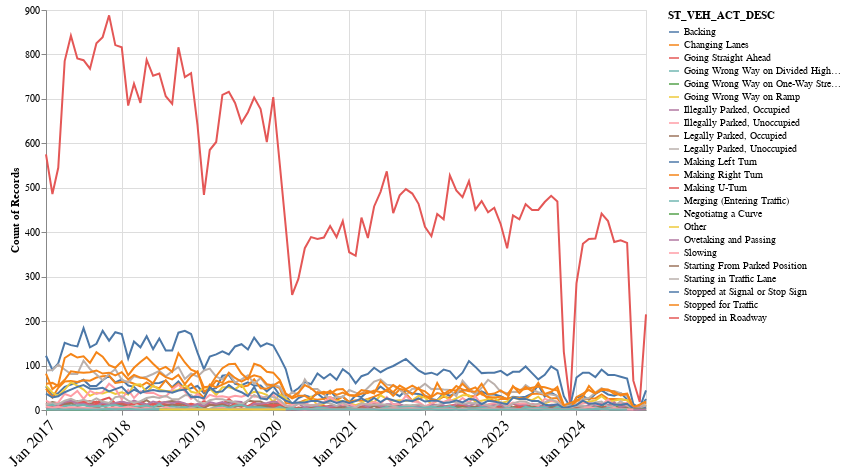

The cell this chart's notebook holds for it:
### Code cell
alt.Chart(subset_collisions_df_2019_2024).mark_line().encode(
    x=alt.X(
        "yearmonth(date):T",
        axis=alt.Axis(title=None, labelAngle=-45, labelFontSize=16),
    ),
    y=alt.Y("count():Q"),
    color=alt.Color(
        "ST_VEH_ACT_DESC:N",
        title="ST_VEH_ACT_DESC",
        sort=alt.SortField("ST_VEH_ACT_DESC"),
    ),
).properties(
    width=600,
    height=400,
)

### Figure 1 — Vega specification as saved in the notebook (floating-point values rounded to 4 significant figures; data arrays with more than 128 entries replaced by an {"elided": "..."} marker saying what was removed)
{"$schema": "https://vega.github.io/schema/vega/v5.json", "data": [{"name": "source_0"}, {"name": "data_0", "values": {"elided": "1873 records"}, "transform": [{"type": "formula", "expr": "toDate(datum['yearmonth_date'])", "as": "yearmonth_date"}]}, {"name": "data_0_y_domain___count", "values": [{"min": 1, "max": 888}]}, {"name": "source_0_color_domain_ST_VEH_ACT_DESC", "values": [{"ST_VEH_ACT_DESC": "Going Straight Ahead"}, {"ST_VEH_ACT_DESC": "Stopped at Signal or Stop Sign"}, {"ST_VEH_ACT_DESC": "Making Left Turn"}, {"ST_VEH_ACT_DESC": "Starting From Parked Position"}, {"ST_VEH_ACT_DESC": "Negotiatng a Curve"}, {"ST_VEH_ACT_DESC": "Making U-Turn"}, {"ST_VEH_ACT_DESC": "Changing Lanes"}, {"ST_VEH_ACT_DESC": "Legally Parked, Unoccupied"}, {"ST_VEH_ACT_DESC": "Other"}, {"ST_VEH_ACT_DESC": "Stopped for Traffic"}, {"ST_VEH_ACT_DESC": "Stopped in Roadway"}, {"ST_VEH_ACT_DESC": "Making Right Turn"}, {"ST_VEH_ACT_DESC": "Legally Parked, Occupied"}, {"ST_VEH_ACT_DESC": "Ovetaking and Passing"}, {"ST_VEH_ACT_DESC": "Slowing"}, {"ST_VEH_ACT_DESC": "Starting in Traffic Lane"}, {"ST_VEH_ACT_DESC": "Merging (Entering Traffic)"}, {"ST_VEH_ACT_DESC": "Backing"}, {"ST_VEH_ACT_DESC": "Going Wrong Way on One-Way Street or Road"}, {"ST_VEH_ACT_DESC": "Illegally Parked, Occupied"}, {"ST_VEH_ACT_DESC": "Illegally Parked, Unoccupied"}, {"ST_VEH_ACT_DESC": "Going Wrong Way on Divided Highway"}, {"ST_VEH_ACT_DESC": "Going Wrong Way on Ramp"}]}], "marks": [{"type": "group", "name": "pathgroup", "from": {"facet": {"data": "data_0", "name": "faceted_path_main", "groupby": ["ST_VEH_ACT_DESC"]}}, "encode": {"update": {"width": {"field": {"signal": null, "datum": null, "group": "width", "parent": null}}, "height": {"field": {"signal": null, "datum": null, "group": "height", "parent": null}}}}, "marks": [{"type": "line", "name": "marks", "from": {"data": "faceted_path_main"}, "sort": {"field": "x"}, "encode": {"update": {"defined": {"signal": "isValid(datum[\"yearmonth_date\"]) && isFinite(+datum[\"yearmonth_date\"])"}, "y": {"field": "__count", "scale": "y"}, "stroke": {"field": "ST_VEH_ACT_DESC", "scale": "color"}, "x": {"field": "yearmonth_date", "scale": "x"}}}, "style": ["line"]}]}], "scales": [{"name": "x", "type": "time", "domain": {"data": "data_0", "field": "yearmonth_date"}, "range": [0, {"signal": "width"}]}, {"name": "y", "type": "linear", "domain": [{"signal": "(data(\"data_0_y_domain___count\")[0] || {}).min"}, {"signal": "(data(\"data_0_y_domain___count\")[0] || {}).max"}], "range": [{"signal": "height"}, 0], "nice": true, "zero": true}, {"name": "color", "type": "ordinal", "domain": {"data": "source_0_color_domain_ST_VEH_ACT_DESC", "field": "ST_VEH_ACT_DESC", "sort": true}, "range": "category"}], "axes": [{"scale": "x", "aria": false, "orient": "bottom", "gridScale": "y", "domain": false, "ticks": false, "zindex": 0, "tickMinStep": {"signal": "datetime(2001, 1, 1, 0, 0, 0, 0) - datetime(2001, 0, 1, 0, 0, 0, 0)"}, "maxExtent": 0, "tickCount": {"signal": "ceil(width/40)"}, "labels": false, "minExtent": 0, "grid": true}, {"scale": "y", "minExtent": 0, "maxExtent": 0, "gridScale": "x", "zindex": 0, "labels": false, "orient": "left", "tickCount": {"signal": "ceil(height/40)"}, "domain": false, "aria": false, "grid": true, "ticks": false}, {"scale": "x", "zindex": 0, "labelAlign": "right", "orient": "bottom", "tickCount": {"signal": "ceil(width/40)"}, "tickMinStep": {"signal": "datetime(2001, 1, 1, 0, 0, 0, 0) - datetime(2001, 0, 1, 0, 0, 0, 0)"}, "format": {"signal": "timeUnitSpecifier([\"year\",\"month\"], {\"year-month\":\"%b %Y \",\"year-month-date\":\"%b %d, %Y \"})"}, "labelBaseline": "top", "grid": false, "labelFontSize": 16, "labelAngle": 315, "labelOverlap": true, "labelFlush": true}, {"scale": "y", "orient": "left", "grid": false, "title": "Count of Records", "labelOverlap": true, "tickCount": {"signal": "ceil(height/40)"}, "zindex": 0}], "background": "white", "legends": [{"title": "ST_VEH_ACT_DESC", "stroke": "color", "symbolType": "stroke"}], "width": 600, "height": 400, "style": "cell", "padding": 5}
